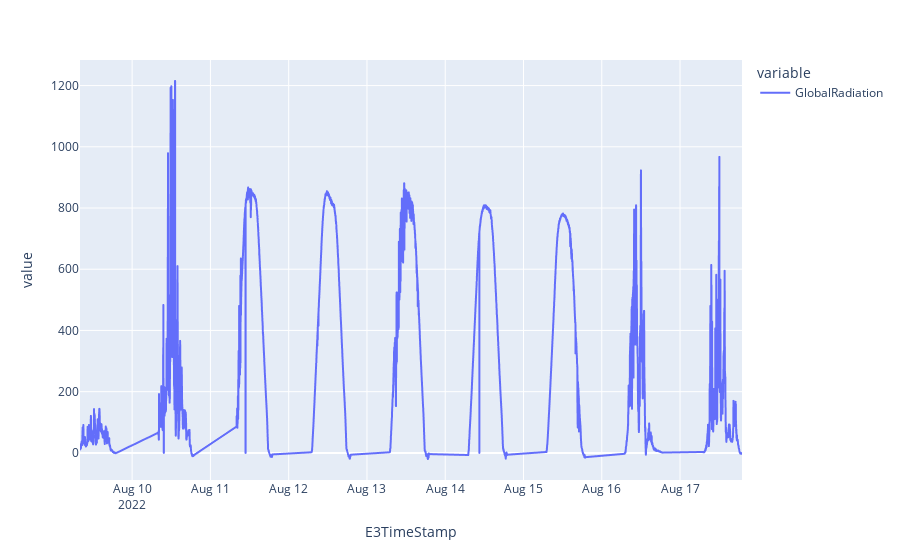

Source (notebook cell):
### Markdown cell above
### Global Radiation
Examine anomalies in global radiation, particularly sudden drops throughout the day and isolated zero values. These significant variations may indicate potential issues in the measurement system or data acquisition, necessitating a more in-depth investigation to ensure the accuracy and reliability of global radiation information.

### Code cell
df_periodo = df_analysis[(df.index >= '2022-08-09') & (df_analysis.index < '2022-08-18')]
plt.plot(x = df_periodo.index,y= [df_periodo['GlobalRadiation']], data_frame=df_periodo, kind='line')

### Figure 1 — Plotly figure (JSON) as saved in the notebook; plotly's stock layout.template omitted (floating-point values rounded to 4 significant figures; data arrays with more than 128 entries replaced by an {"elided": "..."} marker saying what was removed)
{"data": [{"hovertemplate": "variable=GlobalRadiation<br>E3TimeStamp=%{x}<br>value=%{y}<extra></extra>", "legendgroup": "GlobalRadiation", "line": {"color": "#636efa", "dash": "solid"}, "marker": {"symbol": "circle"}, "mode": "lines", "name": "GlobalRadiation", "showlegend": true, "type": "scattergl", "x": {"elided": "6298 str values"}, "xaxis": "x", "y": {"elided": "6298 int values"}, "yaxis": "y"}], "layout": {"legend": {"title": {"text": "variable"}, "tracegroupgap": 0}, "margin": {"t": 60}, "xaxis": {"anchor": "y", "domain": [0, 1], "title": {"text": "E3TimeStamp"}}, "yaxis": {"anchor": "x", "domain": [0, 1], "title": {"text": "value"}}}}
